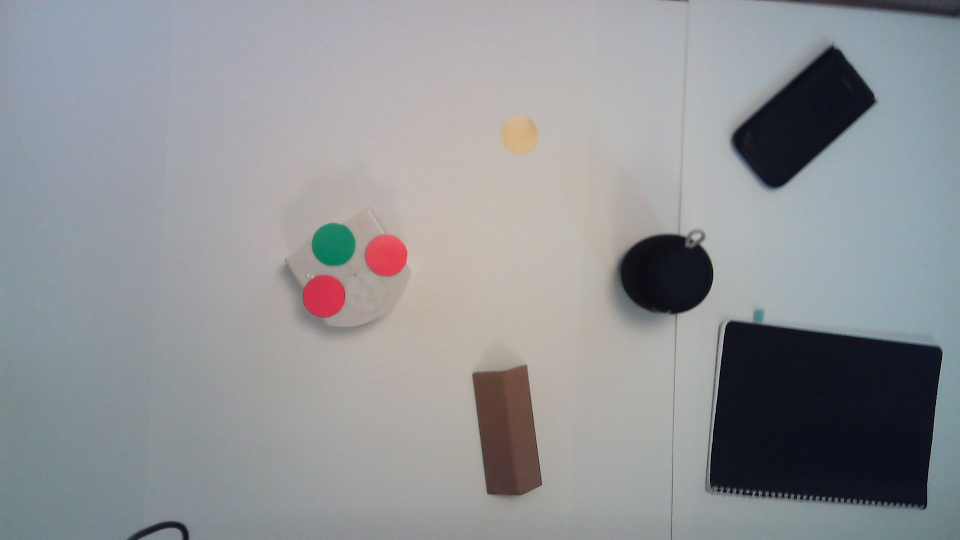
#> input picture WIN_20231119_11_31_09_Pro.jpg, 1920 x 1080 px, given in place of the camera (shown at 1/2 size)
$ jupyter execute --allow-errors Motion_Without_Camera_Almost_OK.ipynb   (shell and % lines are left out)   (text cells are left out)
#> lines starting #> are read from the running program, lines starting #| are printed output that depends on the picture; after the words box and inside, x2 and y2 are one past the last pixel; in counts of white or black regions, pixels touching at a corner belong together
[cell 1]
import cv2
import numpy as np
from matplotlib import pyplot as plt
from matplotlib import colors
from PIL import Image
import math
import time
from ipywidgets import interactive

[cell 2]
# Define color thresholds in HSV
# Note: these thresholds may need to be adjusted for your specific image conditions
lower_red_bound = np.array([120, 100, 70])
upper_red_bound = np.array([255, 255, 255])
lower_green_bound = np.array([60, 50, 100])
upper_green_bound = np.array([100, 255, 255])
lower_yellow_bound = np.array([0, 50, 120])
upper_yellow_bound = np.array([40, 105, 255])
lower_black_bound = np.array([0, 0, 0])
upper_black_bound = np.array([255, 255, 130])
lower_blue_bound = np.array([90, 80, 0])
upper_blue_bound = np.array([105, 255, 255])

[cell 3]
# Import tdmclient Notebook environment:
#import tdmclient.notebook
#await tdmclient.notebook.start()
# forward
#motor_left_target= 100
#motor_right_target= 100

[cell 4]
"""
video_capture = cv2.VideoCapture(0, cv2.CAP_DSHOW)

video_capture.set(cv2.CAP_PROP_FRAME_WIDTH, 1080)
video_capture.set(cv2.CAP_PROP_FRAME_HEIGHT, 720)
# Obtenir les dimensions de la frame
frame_width = int(video_capture.get(cv2.CAP_PROP_FRAME_WIDTH))
frame_height = int(video_capture.get(cv2.CAP_PROP_FRAME_HEIGHT))

# Définir le codec et créer un objet VideoWriter
fourcc = cv2.VideoWriter_fourcc(*'XVID')
out = cv2.VideoWriter('output.avi', fourcc, 20.0, (frame_width, frame_height))

# Enregistrer la vidéo
while video_capture.isOpened():
    ret, frame = video_capture.read()
    if ret:
        # Écrire la frame dans le fichier
        out.write(frame)

        # Afficher la frame (si vous voulez voir le flux en temps réel)
        cv2.imshow('Frame', frame)

        # Quitter avec la touche 'q'
        if cv2.waitKey(1) & 0xFF == ord('q'):
            break
    else:
        break

# Libérer les ressources
video_capture.release()
out.release()
cv2.destroyAllWindows()
"""

[cell 5]
# Define a function to detect circles of a specific color
def detect_color_circle(image, lower_color_bound, upper_color_bound):
    # Convert to HSV color space
    hsv = cv2.cvtColor(image, cv2.COLOR_BGR2HSV)

    # Create a mask for the specified color
    mask = cv2.inRange(hsv, lower_color_bound, upper_color_bound)

    # Apply the mask to the original image
    color_only = cv2.bitwise_and(image, image, mask=mask)

    # Convert to grayscale for circle detection
    gray = cv2.cvtColor(color_only, cv2.COLOR_BGR2GRAY)

    # Apply Canny edge detection to help with circle detection
    edges = cv2.Canny(gray, 100, 200)

    # Use Hough Transform to detect circles
    circles = cv2.HoughCircles(edges, cv2.HOUGH_GRADIENT, 1, 20,
                           param1=20, param2=15, minRadius=10, maxRadius=50)

    # If circles are detected, return the list of circles with x, y coordinates and radius
    if circles is not None:
        # Convert the (1, N, 3) array to (N, 3)
        circles = np.uint16(np.around(circles[0, :]))
        return [(circle[0], circle[1], circle[2]) for circle in circles]
    else:
        return []

[cell 6]
# [33 lines left out: function create_obstacle_mask, not called in this run]


# Now you have a mask with zeros in the obstacle areas and ones elsewhere
# You can return this mask from your function or process it further as needed

[cell 7]
"""
def scale_contour(contour, scale):
    M = cv2.moments(contour)
    if M['m00'] == 0:
        return contour
    cx = int(M['m10']/M['m00'])
    cy = int(M['m01']/M['m00'])
    scaled_contour = np.zeros_like(contour)
    for i, point in enumerate(contour):
        x, y = point[0]
        dx = x - cx
        dy = y - cy
        scaled_contour[i] = [[int(cx + dx * scale), int(cy + dy * scale)]]
    return scaled_contour

def detect_obstacle_contours(image, area_threshold, scale_factor):
    hsv = cv2.cvtColor(image, cv2.COLOR_BGR2HSV)
    mask_black = cv2.inRange(hsv, lower_black_bound, upper_black_bound)
    contours, _ = cv2.findContours(mask_black, cv2.RETR_TREE, cv2.CHAIN_APPROX_SIMPLE)
    filtered_contours = [cnt for cnt in contours if cv2.contourArea(cnt) > area_threshold]

    scaled_contours = [scale_contour(cnt, scale_factor) for cnt in filtered_contours]

    contour_image = image.copy()
    cv2.drawContours(contour_image, filtered_contours, -1, (0, 255, 0), 2)
    cv2.drawContours(contour_image, scaled_contours, -1, (0, 0, 255), 2)
    return contour_image, filtered_contours, scaled_contours
"""

[cell 8]
def detect_obstacle_contours(image, area_threshold, kernel_size):
    """
    Detects and dilates obstacle contours in the given image.
    :param image: Input image.
    :param area_threshold: Area threshold for filtering contours.
    :param kernel_size: Size of the kernel used for dilation.
    :return: Image with obstacle contours drawn.
    """
    hsv = cv2.cvtColor(image, cv2.COLOR_BGR2HSV)
    mask_black = cv2.inRange(hsv, lower_black_bound, upper_black_bound)
    contours, _ = cv2.findContours(mask_black, cv2.RETR_TREE, cv2.CHAIN_APPROX_SIMPLE)
    filtered_contours = [cnt for cnt in contours if cv2.contourArea(cnt) > area_threshold]
    kernel = np.ones((kernel_size, kernel_size), np.uint8)
    mask_dilated = cv2.dilate(mask_black, kernel, iterations=1)
    dilated_contours, _ = cv2.findContours(mask_dilated, cv2.RETR_TREE, cv2.CHAIN_APPROX_SIMPLE)
    filtered_dilated_contours = [cnt for cnt in dilated_contours if cv2.contourArea(cnt) > area_threshold+10000]
    contour_image = image.copy()
    cv2.drawContours(contour_image, filtered_contours, -1, (0, 255, 0), 2)
    cv2.drawContours(contour_image, filtered_dilated_contours, -1, (0, 0, 255), 2)
    return contour_image, filtered_contours, filtered_dilated_contours

[cell 9]
def create_obstacle_matrix(image, dilated_contours):
    height, width = image.shape[:2]
    obstacle_matrix = np.ones((height, width), dtype=np.uint8)

    for contour in dilated_contours:
        # Remplir chaque contour dilaté avec 0 (obstacle)
        cv2.fillPoly(obstacle_matrix, [contour], 0)

    return obstacle_matrix

[cell 10]
def crop_roi_from_circles(image, circles):
    if circles is not None and len(circles) >= 4:
        # Assurez-vous que les points sont dans le format correct
        points = np.array([circle[:2] for circle in circles], dtype=np.float32)

        # Calcul de la boîte englobante
        rect = cv2.boundingRect(points)

        # Recadrage de l'image
        x, y, w, h = rect
        cropped_image = image[y:y+h, x:x+w]
        return cropped_image,(x, y, w, h)
    else:
        print("Nombre insuffisant de cercles détectés ou format incorrect.")
        return image,None

[cell 11]
def find_rectangle_center(image, lower_colour_bound, upper_colour_bound, area_threshold=1000):
    # Convertir l'image en espace de couleur HSV
    hsv = cv2.cvtColor(image, cv2.COLOR_BGR2HSV)

    # Créer un masque pour la couleur
    mask = cv2.inRange(hsv, lower_colour_bound, upper_colour_bound)

    # Trouver les contours dans le masque
    contours, _ = cv2.findContours(mask, cv2.RETR_EXTERNAL, cv2.CHAIN_APPROX_SIMPLE)

    # Identifier le contour qui correspond au rectangle
    for contour in contours:
        if cv2.contourArea(contour) > area_threshold:
            # Calculer la boîte englobante pour le contour
            x, y, w, h = cv2.boundingRect(contour)

            # Effacer le rectangle en le dessinant en blanc
            cv2.rectangle(image, (x, y), (x + w, y + h), (255, 255, 255), -1)

            # Calculer le centre du rectangle
            center = (x + w // 2, y + h // 2)
            return center

    return None

[cell 12]
# [10 lines of commented-out code are left out]

video_capture = cv2.VideoCapture(1, cv2.CAP_DSHOW)

video_capture.set(cv2.CAP_PROP_FRAME_WIDTH, 1080)
video_capture.set(cv2.CAP_PROP_FRAME_HEIGHT, 720)
window_name = 'Robot Detection'
cv2.namedWindow(window_name, cv2.WINDOW_NORMAL)

# Resize the window (width, height)
cv2.resizeWindow(window_name, 540, 360)

# Initial detection of obstacles and goal
ret, initial_frame = video_capture.read()
#> initial_frame is the input picture: shape (1080, 1920, 3); mean B, G, R 150, 147, 145.1
if ret:
    #initial_frame, cropping_coords = crop_largest_white_area(initial_frame, 200000)
    blue_circles = detect_color_circle(initial_frame, lower_blue_bound, upper_blue_bound)
#> in detect_color_circle, `mask = cv2.inRange(hsv, lower_color_bound, upper_color_bound)`:
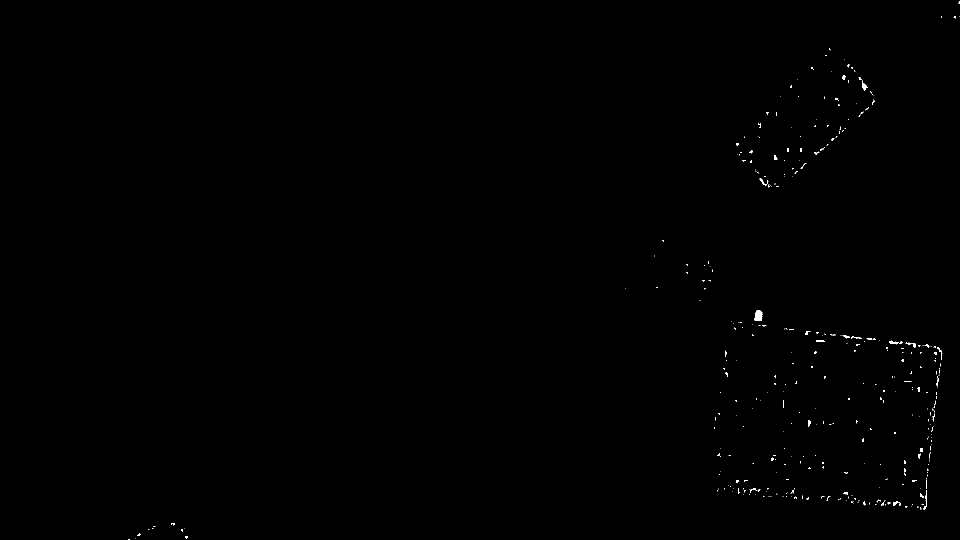
#> mask: shape (1080, 1920) (shown at 1/2 size); 0.19% white; 385 white regions (329 under 20 px), largest, box (x1, y1, x2, y2) and area: (1509, 621, 1525, 642) 281, (1724, 161, 1736, 181) 101, (1846, 980, 1854, 1019) 80
#> in detect_color_circle, `circles = cv2.HoughCircles(edges, cv2.HOUGH_GRADIENT, 1, 20, param1=20..`: circles = None
#> blue_circles = []
    # for (x, y, r) in blue_circles:
    #         cv2.circle(initial_frame, (x, y), r, (255, 0, 0), 2)  # Dessiner en bleu
    # #cv2.circle(, (blue_circles[0], blue_circles[1]), 2, (0, 0, 255), 3)
    initial_frame ,cropping_coords= crop_roi_from_circles(initial_frame, blue_circles)

    # center = find_blue_rectangle_center(initial_frame, lower_yellow_bound, upper_yellow_bound)
    goal_center = find_rectangle_center(initial_frame, lower_blue_bound, upper_blue_bound,2000)
#> in find_rectangle_center, `contours, _ = cv2.findContours(mask, cv2.RETR_EXTERNAL, cv2.CHAIN_APPR..`: contours = 385 contours, 368 with area under 20; largest, box (x1, y1, x2, y2) and area: (1509, 621, 1525, 642) 250, (1724, 161, 1736, 181) 76, (1811, 685, 1832, 695) 52, (1778, 681, 1798, 689) 52, (1519, 356, 1533, 371) 47
#> the loop in find_rectangle_center, `for contour in contours:` made 385 passes
#> contour on passes 1 to 3: [[259, 1078], [259, 1079]], [[257, 1078], [256, 1079], [257, 1079]], [[270, 1077]]
    if goal_center:
        # Store the coordinates of the detected yellow circle
        yellow_circle_coords = goal_center  # center est déjà un tuple (x, y)
        radius = 10  # Rayon du cercle, vous pouvez ajuster cette valeur
        color = (0, 255, 255)  # Couleur jaune en BGR
        cv2.circle(initial_frame, yellow_circle_coords, radius, color, 3)
    contour_image = detect_obstacle_contours(initial_frame, 1000, 40)
#> in detect_obstacle_contours, `mask_black = cv2.inRange(hsv, lower_black_bound, upper_black_bound)`:
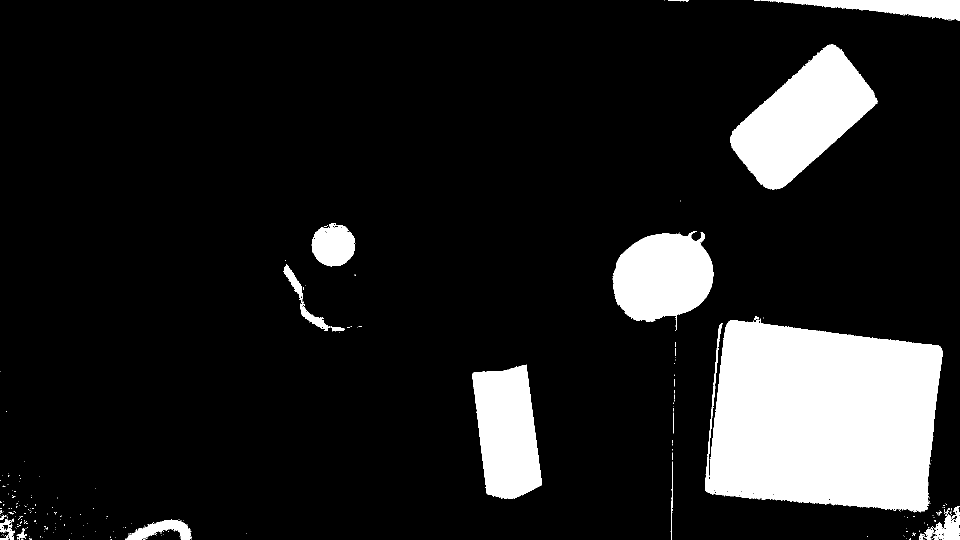
#> mask_black: shape (1080, 1920) (shown at 1/2 size); 13.1% white; 317 white regions (295 under 20 px)
#> in detect_obstacle_contours, `contours, _ = cv2.findContours(mask_black, cv2.RETR_TREE, cv2.CHAIN_AP..`: contours = 512 contours, 492 with area under 20; largest, box (x1, y1, x2, y2) and area: (1410, 639, 1886, 1025) 149690, (1460, 88, 1756, 379) 43459, (1225, 462, 1427, 662) 27570, (945, 729, 1084, 998) 27490, (1521, 0, 1920, 41) 7480
#> in detect_obstacle_contours, `filtered_contours = [cnt for cnt in contours if cv2.contourArea(cnt) >..`: filtered_contours = 9 contours; largest, box (x1, y1, x2, y2) and area: (1410, 639, 1886, 1025) 149690, (1460, 88, 1756, 379) 43459, (1225, 462, 1427, 662) 27570, (945, 729, 1084, 998) 27490, (1521, 0, 1920, 41) 7480
#> in detect_obstacle_contours, `mask_dilated = cv2.dilate(mask_black, kernel, iterations=1)`:
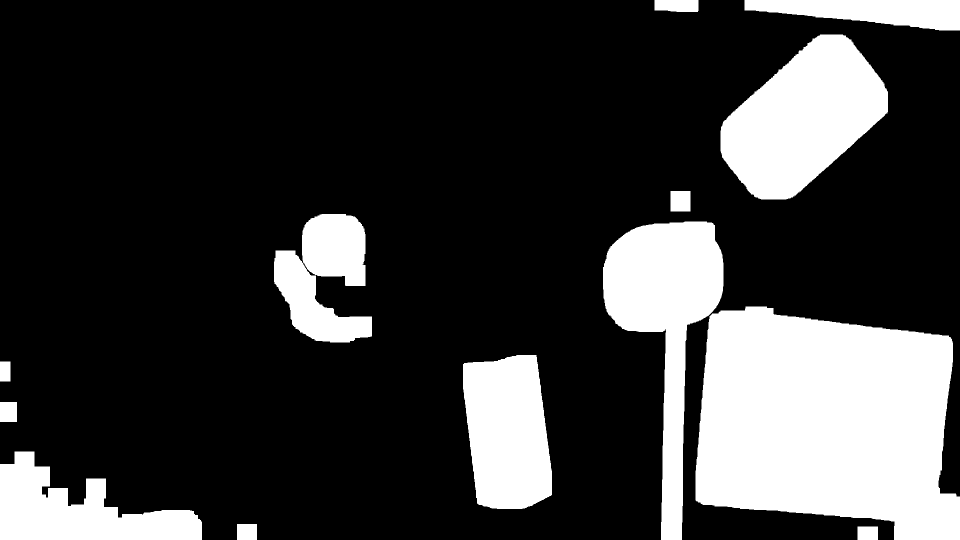
#> mask_dilated: shape (1080, 1920) (shown at 1/2 size); 22.6% white; 14 white regions
#> in detect_obstacle_contours, `dilated_contours, _ = cv2.findContours(mask_dilated, cv2.RETR_TREE, cv..`: dilated_contours = 14 contours; largest, box (x1, y1, x2, y2) and area: (1391, 613, 1920, 1080) 195496, (1441, 69, 1776, 399) 67928, (1206, 443, 1447, 1080) 61912, (926, 710, 1104, 1018) 44924, (0, 903, 404, 1080) 37146
#> in detect_obstacle_contours, `filtered_dilated_contours = [cnt for cnt in dilated_contours if cv2.co..`: filtered_dilated_contours = 8 contours; box (x1, y1, x2, y2) and area: (1391, 613, 1920, 1080) 195496, (1441, 69, 1776, 399) 67928, (1206, 443, 1447, 1080) 61912, (926, 710, 1104, 1018) 44924, (0, 903, 404, 1080) 37146, (1489, 0, 1920, 61) 17178, (548, 501, 744, 685) 15681, (604, 428, 731, 572) 15003
    global_obstacle = create_obstacle_matrix(initial_frame,contour_image[2])
#> the loop in create_obstacle_matrix, `for contour in dilated_contours:` made 8 passes
#> after the loop in create_obstacle_matrix, `for contour in dilated_contours:`:
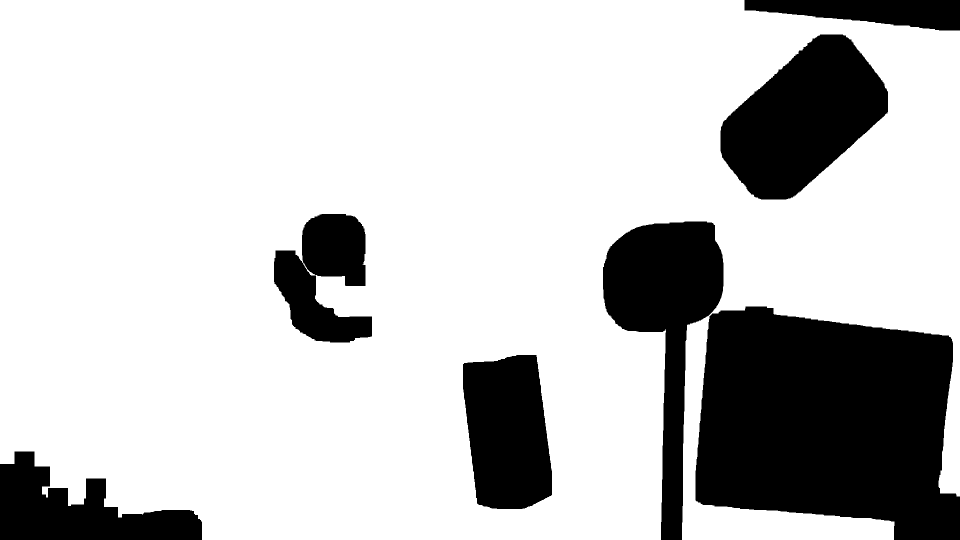
#> obstacle_matrix: shape (1080, 1920) (shown at 1/2 size); values 0 (black) and 1 (white), 77.8% white; 8 black regions, largest, box (x1, y1, x2, y2) and area: (1391, 613, 1920, 1080) 196446, (1441, 69, 1776, 399) 68403, (1206, 443, 1447, 1080) 62714
    # Dessiner le cercle
    initial_frame = np.flipud(initial_frame)
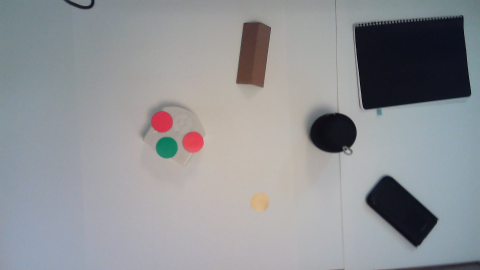
#> initial_frame: shape (1080, 1920, 3) (shown at 1/4 size); mean B, G, R 150, 147, 145.1
    plt.imshow(cv2.cvtColor(contour_image[0], cv2.COLOR_BGR2RGB))
    plt.title('Initial Contours')
    plt.axis('off')
    plt.show()


# Robot update frequency (10 Hz)
update_rate = 0.01  # 10 times per second

try:
    while True:
        start_time = time.time()

        # Capture frame-by-frame
        ret, frame = video_capture.read()
        if not ret:
            break
        if cropping_coords is not None:
            x, y, w, h = cropping_coords
            frame = frame[y:y+h, x:x+w]
        # if cropping_coords:
        #     x, y, w, h = cropping_coords
        #     frame = frame[y:y+h, x:x+w]
        # Update obstacle contours for the current frame

        # Detect red and green circles
        red_circles = detect_color_circle(frame, lower_red_bound, upper_red_bound)
#> in detect_color_circle (call 2), `edges = cv2.Canny(gray, 100, 200)`:
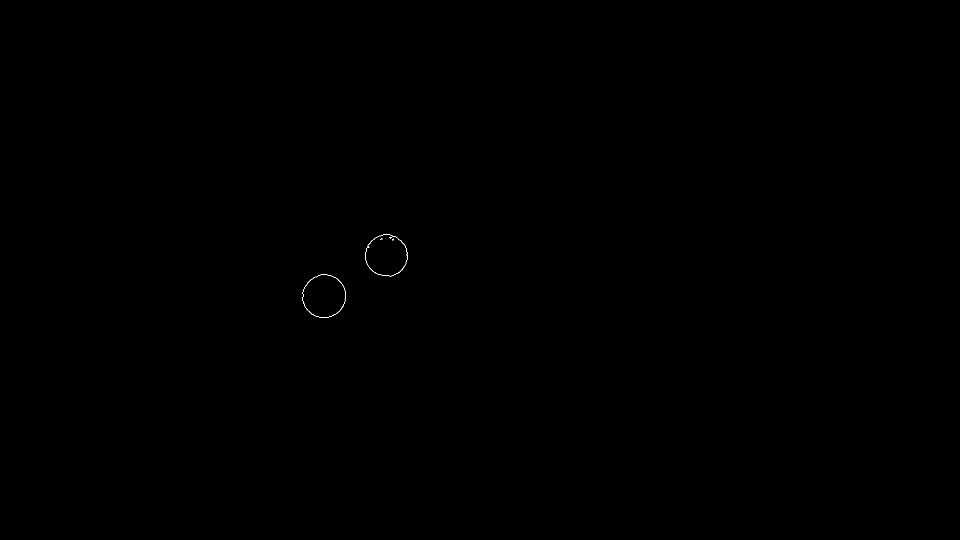
#> edges: shape (1080, 1920) (shown at 1/2 size); 0.03% white in thin lines or dots, all inside (x1, y1, x2, y2) = (605, 468, 815, 636)
#> in detect_color_circle (call 2), `circles = cv2.HoughCircles(edges, cv2.HOUGH_GRADIENT, 1, 20, param1=20..`: circles = [[647.5, 591.5, 42.4], [773.5, 509.5, 42]]
#> in detect_color_circle (call 2), `circles = np.uint16(np.around(circles[0, :]))`: circles = [[648, 592, 42], [774, 510, 42]]
#> red_circles = [(648, 592, 42), (774, 510, 42)]
        green_circles = detect_color_circle(frame, lower_green_bound, upper_green_bound)
#> in detect_color_circle (call 3), `edges = cv2.Canny(gray, 100, 200)`:
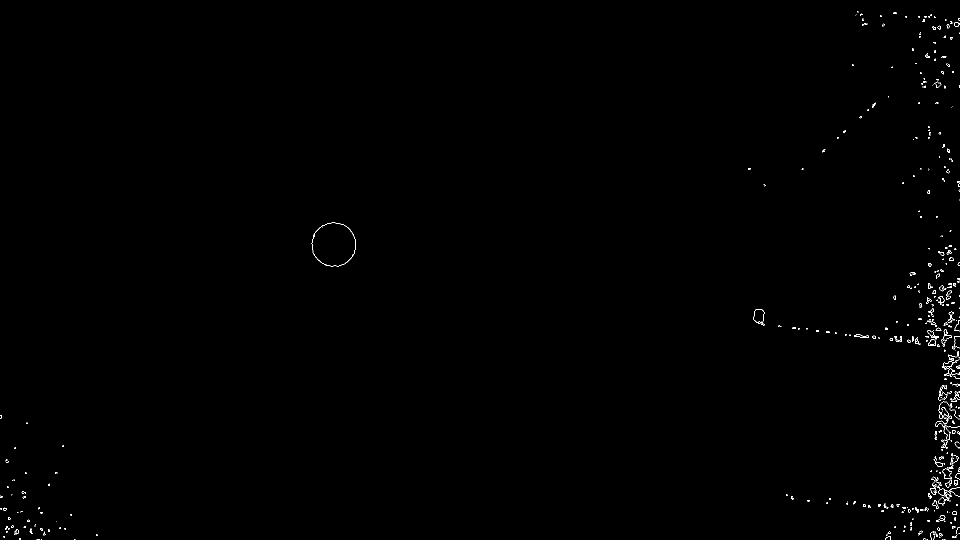
#> edges: shape (1080, 1920) (shown at 1/2 size); 0.31% white in thin lines or dots
#> in detect_color_circle (call 3), `circles = cv2.HoughCircles(edges, cv2.HOUGH_GRADIENT, 1, 20, param1=20..`: circles = 52 rows, first 8: [667.5, 488.5, 42.5], [1868.5, 643.5, 42.7], [1888.5, 964.5, 25.7], [1908.5, 829.5, 25.8], [1885.5, 1028.5, 49.4], [1850.5, 1022.5, 44.9], [1862.5, 962.5, 39.4], [1887.5, 632.5, 30.5]
#> in detect_color_circle (call 3), `circles = np.uint16(np.around(circles[0, :]))`: circles = 52 rows, first 8: [668, 488, 42], [1868, 644, 43], [1888, 964, 26], [1908, 830, 26], [1886, 1028, 49], [1850, 1022, 45], [1862, 962, 39], [1888, 632, 30]
#> (the rest of the program and of its run is left out)
